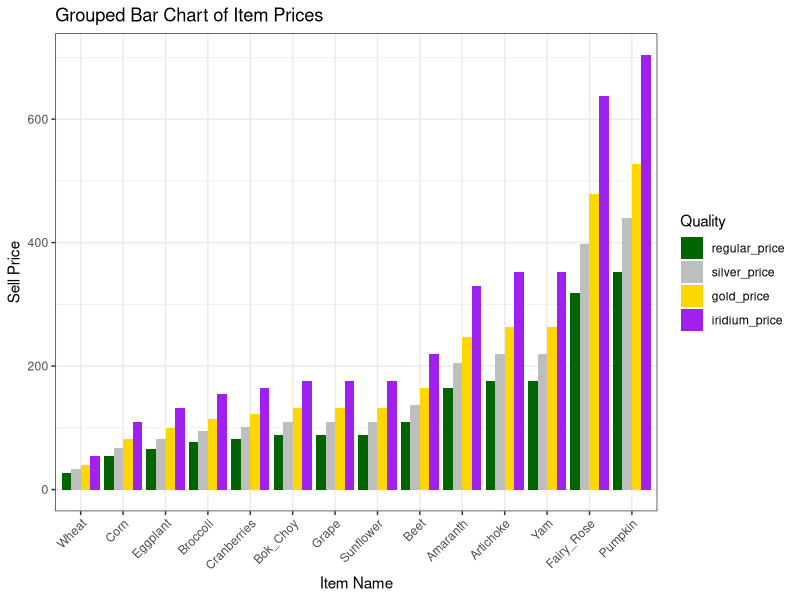

The R source for this figure: (Note: this script raises an error after producing the figure.)
## ---- chunk 1
knitr::opts_chunk$set(echo = TRUE)
## ---- chunk 2
library(tidyverse)
library(readr)
library(ggplot2)
## ---- chunk 3
animal_product_prices <- read_csv("animal_product_prices.csv")
crop_prices2 <- read_csv("crop_prices2.csv")
minerals_prices <- read_csv("minerals_prices.csv")
stardew_items <- read_csv("stardew_items.csv")
## ---- chunk 4

crop_prices2|>
  filter(sub_category == "Fall Crop")|> #This will take a input season
  mutate(item = fct_reorder(item, regular_price)) |> 
  pivot_longer(cols = regular_price:iridium_price, names_to = "quality", values_to = "sell_price")|>
  group_by(item)|>
  arrange(sell_price)|>
  mutate(quality = fct_reorder(quality, sell_price)) |> 
  ggplot(aes(x = item, y = sell_price, fill = quality)) +
  geom_bar(stat = "identity", position = "dodge") +
  scale_fill_manual(
    values = c("regular_price" = "darkgreen", "silver_price" = "grey", "gold_price" = "gold", "iridium_price" = "purple")
  )+
  labs(
    title = "Grouped Bar Chart of Item Prices",
    x = "Item Name",
    y = "Sell Price",
    fill = "Quality")+
  theme_bw() +
  theme(axis.text.x = element_text(angle = 45, hjust = 1))

create_crop_barchart <-function(dataset = NULL){
  dataset|>
  mutate(item = fct_reorder(item, regular_price)) |> 
  pivot_longer(cols = regular_price:iridium_price, names_to = "quality", values_to = "sell_price")|>
  group_by(item)|>
  arrange(sell_price)|>
  mutate(quality = fct_reorder(quality, sell_price)) |> 
  ggplot(aes(x = item, y = sell_price, fill = quality)) +
  geom_bar(stat = "identity", position = "dodge") +
  scale_fill_manual(
    values = c("regular_price" = "darkgreen", "silver_price" = "grey", "gold_price" = "gold", "iridium_price" = "purple")
  )+
  labs(
    title = "Grouped Bar Chart of Item Prices",
    x = "Item Name",
    y = "Sell Price",
    fill = "Quality")+
  theme_bw() +
  theme(axis.text.x = element_text(angle = 45, hjust = 1))
}


crop_prices2|>
  mutate(season = str_replace(sub_category, " Crop", ""))

create_crop_barchart()


  
